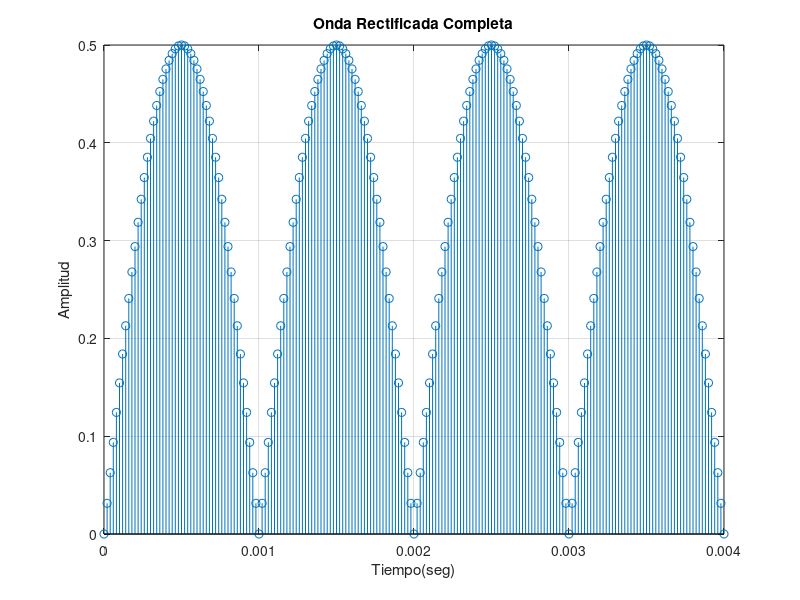

Source code (MATLAB):
%% PRÁCTICA 2.5. Generación de una sinusoide rectificada completa.

clc, clear all, close all 
Amax=0.5;
Fo=500; 
T=1/Fo; 
duracion=2*T; 
Ts=T/100;  
tn=0:Ts:duracion;  %vector de tiempo discreto   
y=Amax*sin(2*pi*Fo*tn); % Vector de amplitudes: 
% La onda rectificada completa es obtenida al invertir los semiciclos negativos por medio del comando abs: 
y_abs=abs(y);   
% Verificación visual: 
figure % Abre una nueva ventana de gráfico. 
stem(tn,y_abs) % Grafica el Eje del Tiempo vs. Eje de Amplitudes. 
grid on % Agrega las divisiones menores en el fondo del gráfico. 
xlabel('Tiempo(seg)') % Titulo del Eje X 
ylabel('Amplitud') % Titulo del Eje Y 
title('Onda Rectificada Completa') % Titulo del Gráfico 
% Verificación auditiva:  
%Fs = 1/Ts; 
% sound (y_abs, Fs) 
